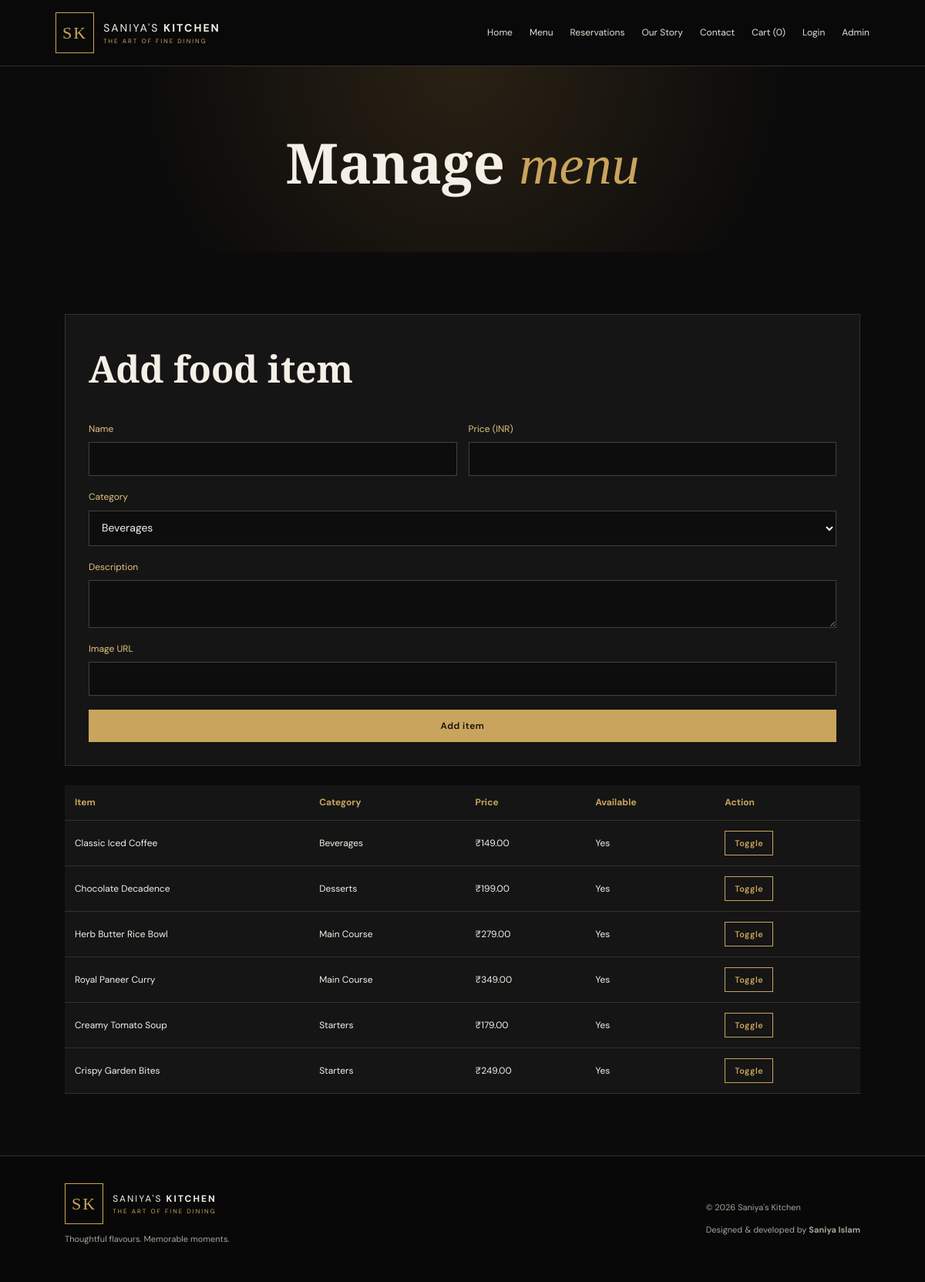
Screenshot of /admin/menu.php (signed in) with the database file from the repository.
### tables this page shows
CREATE TABLE menu_items (
 id INT AUTO_INCREMENT PRIMARY KEY,
 category_id INT NULL,
 name VARCHAR(120) NOT NULL,
 description TEXT,
 price DECIMAL(10,2) NOT NULL DEFAULT 0,
 image_url VARCHAR(500),
 is_available TINYINT(1) NOT NULL DEFAULT 1,
 created_at TIMESTAMP DEFAULT CURRENT_TIMESTAMP,
 FOREIGN KEY (category_id) REFERENCES categories(id) ON DELETE SET NULL
);

CREATE TABLE categories (
 id INT AUTO_INCREMENT PRIMARY KEY,
 name VARCHAR(80) NOT NULL UNIQUE
);

### includes/functions.php (called while the page is built, shortened)
<?php
function e(?string $value): string {
    return htmlspecialchars($value ?? '', ENT_QUOTES, 'UTF-8');
}
function money(float|int|string $amount): string {
    return CURRENCY . number_format((float)$amount, 2);
}
function is_logged_in(): bool { return !empty($_SESSION['user_id']); }
function is_admin(): bool { return ($_SESSION['role'] ?? '') === 'admin'; }
function cart_count(): int {
    return array_sum($_SESSION['cart'] ?? []);
}

### admin/menu.php (the view, shortened to what this page needs)
<?php
require_once __DIR__ . '/../includes/auth.php'; require_admin();
$pageTitle='Manage Menu'; $cats=$pdo->query("SELECT * FROM categories")->fetchAll();
$items=$pdo->query("SELECT m.*,c.name category_name FROM menu_items m LEFT JOIN categories c ON c.id=m.category_id ORDER BY m.id DESC")->fetchAll();
require __DIR__ . '/../includes/header.php';
?>
<section class="page-hero compact"><h1>Manage <em>menu</em></h1></section><section class="section">
<form class="form-card" method="post"><input type="hidden" name="csrf_token" value="<?= csrf_token() ?>"><input type="hidden" name="action" value="add"><h2>Add food item</h2><div class="form-row"><label>Name<input name="name" required></label><label>Price (INR)<input type="number" name="price" min="0" step=".01" required></label></div><label>Category<select name="category_id" required><?php foreach($cats as $c): ?><option value="<?= (int)$c['id'] ?>"><?= e($c['name']) ?></option><?php endforeach; ?></select></label><label>Description<textarea name="description"></textarea></label><label>Image URL<input name="image_url" type="url"></label><button class="btn btn-gold">Add item</button></form>
<div class="table-wrap"><table><tr><th>Item</th><th>Category</th><th>Price</th><th>Available</th><th>Action</th></tr><?php foreach($items as $i): ?><tr><td><?= e($i['name']) ?></td><td><?= e($i['category_name']??'') ?></td><td><?= money($i['price']) ?></td><td><?= $i['is_available']?'Yes':'No' ?></td><td><form method="post"><input type="hidden" name="csrf_token" value="<?= csrf_token() ?>"><input type="hidden" name="action" value="toggle"><input type="hidden" name="id" value="<?= (int)$i['id'] ?>"><button class="btn btn-small btn-outline">Toggle</button></form></td></tr><?php endforeach; ?></table></div></section>
<?php require __DIR__ . '/../includes/footer.php'; ?>

### includes/header.php (shortened to what this page needs)
<!doctype html>
<html lang="en">
<head>
<link rel="stylesheet" href="<?= BASE_URL ?>/assets/css/style.css">
</head>
<body>
<header class="site-header">
  <a class="brand" href="<?= BASE_URL ?>/index.php"><span class="brand-mark">SK</span><span>SANIYA'S <b>KITCHEN</b><small>THE ART OF FINE DINING</small></span></a>
  <nav class="main-nav">
    <a href="<?= BASE_URL ?>/index.php">Home</a>
    <a href="<?= BASE_URL ?>/menu.php">Menu</a>
    <a href="<?= BASE_URL ?>/booking.php">Reservations</a>
    <a href="<?= BASE_URL ?>/about.php">Our Story</a>
    <a href="<?= BASE_URL ?>/contact.php">Contact</a>
    <a href="<?= BASE_URL ?>/cart.php">Cart (<?= cart_count() ?>)</a>
    <?php if (is_logged_in()): ?><a href="<?= BASE_URL ?>/auth/logout.php">Logout</a>
    <?php else: ?><a href="<?= BASE_URL ?>/auth/login.php">Login</a><?php endif; ?>
    <?php if (is_admin()): ?><a href="<?= BASE_URL ?>/admin/dashboard.php">Admin</a><?php endif; ?>
  </nav>
</header>
<main>

### includes/footer.php
</main>
<footer class="footer">
  <div><a class="brand footer-brand" href="<?= BASE_URL ?>/index.php"><span class="brand-mark">SK</span><span>SANIYA'S <b>KITCHEN</b><small>THE ART OF FINE DINING</small></span></a>
  <p>Thoughtful flavours. Memorable moments.</p></div>
  <div><p>© <?= date('Y') ?> Saniya's Kitchen</p><p>Designed & developed by <strong>Saniya Islam</strong></p></div>
</footer>
</body>
</html>

### assets/css/style.css (style rules this page uses)
:root { --bg:#0b0b0b;--panel:#151515;--panel2:#1d1b17;--gold:#c9a45c;--gold2:#e2c47e;--text:#f5f0e7;--muted:#aaa49a;--line:#34312b }
* { box-sizing:border-box }
body { margin:0;background:var(--bg);color:var(--text);font-family:'DM Sans',sans-serif;line-height:1.6 }
a { color:var(--gold2);text-decoration:none }
h1,h2,h3 { font-family:'Playfair Display',serif;line-height:1.15;margin:.25em 0 .5em }
h1 { font-size:clamp(2.8rem,7vw,5.8rem) }
h2 { font-size:clamp(2rem,4vw,3.3rem) }
p { color:var(--muted) }
.site-header { height:auto;min-height:82px;padding:16px 6%;display:flex;align-items:center;justify-content:space-between;border-bottom:1px solid var(--line);background:#090909;position:sticky;top:0;z-index:10 }
.brand { display:flex;align-items:center;gap:12px;color:var(--text);font-size:14px;letter-spacing:2px }
.brand small { display:block;color:var(--gold);font-size:8px;letter-spacing:2px }
.brand-mark { border:1px solid var(--gold);color:var(--gold);font-family:'Playfair Display';font-size:22px;padding:8px }
.main-nav { display:flex;gap:22px;align-items:center }
.main-nav a { font-size:12px;color:#e7e0d4 }
.hero h1 em,.page-hero h1 em { color:var(--gold);font-weight:500 }
.btn { display:inline-block;border:1px solid var(--gold);padding:12px 22px;font:600 12px 'DM Sans';letter-spacing:.5px;cursor:pointer;text-align:center }
.btn-gold { background:var(--gold);color:#111 }
.btn-outline { background:transparent;color:var(--gold) }
.btn-small { padding:8px 12px;font-size:11px }
.section { padding:80px 7%;max-width:1400px;margin:auto }
.page-hero { text-align:center;padding:100px 20px 70px;background:radial-gradient(circle at 50% 0,#2a2114,transparent 65%) }
.page-hero.compact { padding:65px 20px 35px }
.page-hero h1 { font-size:clamp(2.6rem,6vw,4.5rem) }
.form-card { background:var(--panel);border:1px solid var(--line);padding:30px;display:grid;gap:18px }
.form-card label { display:grid;gap:7px;font-size:12px;color:var(--gold2) }
input,textarea,select { width:100%;background:#0d0d0d;border:1px solid #454039;color:var(--text);padding:12px;font:14px 'DM Sans';border-radius:0 }
textarea { resize:vertical }
.form-row { display:grid;grid-template-columns:1fr 1fr;gap:15px }
.muted,small { color:var(--muted) }
.table-wrap { overflow-x:auto;margin-top:25px }
table { border-collapse:collapse;width:100%;min-width:650px;background:var(--panel) }
th,td { text-align:left;padding:13px;border-bottom:1px solid var(--line);font-size:12px }
th { color:var(--gold) }
.footer { border-top:1px solid var(--line);padding:35px 7%;display:flex;justify-content:space-between;align-items:center;gap:25px;background:#080808 }
.footer p { font-size:11px }
.footer-brand { font-size:12px }

### rows the page displays
menu_items: name "Classic Iced Coffee", category.name "Beverages", price "₹149.00", is_available "Yes"
menu_items: name "Chocolate Decadence", category.name "Desserts", price "₹199.00", is_available "Yes"
menu_items: name "Herb Butter Rice Bowl", category.name "Main Course", price "₹279.00", is_available "Yes"
menu_items: name "Royal Paneer Curry", category.name "Main Course", price "₹349.00", is_available "Yes"
menu_items: name "Creamy Tomato Soup", category.name "Starters", price "₹179.00", is_available "Yes"
menu_items: name "Crispy Garden Bites", category.name "Starters", price "₹249.00", is_available "Yes"

### other values shown
cart_count() "0"
form field category_id "Beverages"
